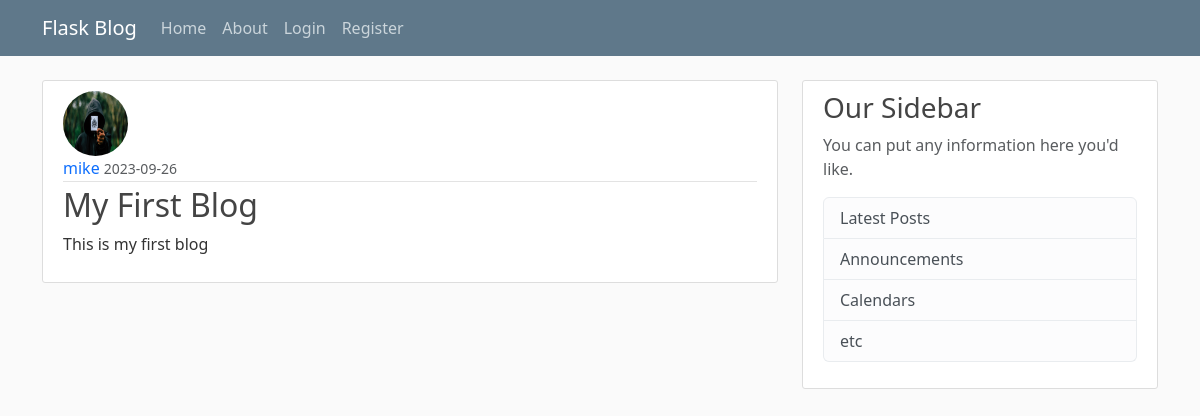
/post/1, run on the app's committed database.
### flaskblog/models.py (models this page shows, shortened)
class User(db.Model, UserMixin):
    id = db.Column(db.Integer, primary_key=True)
    username = db.Column(db.String(20), unique=True, nullable=False)
    email = db.Column(db.String(120), unique=True, nullable=False)
    image_file = db.Column(db.String(20), nullable=False, default="default.jpg")
    password = db.Column(db.String(60), nullable=False)
    posts = db.relationship("Post", backref="author", lazy=True)

class Post(db.Model):
    id = db.Column(db.Integer, primary_key=True)
    title = db.Column(db.String(100), nullable=False)
    date_posted = db.Column(db.DateTime, nullable=False, default=datetime.utcnow)
    content = db.Column(db.Text(), nullable=False)
    user_id = db.Column(db.Integer, db.ForeignKey('user.id'), nullable=False)

### flaskblog/routes.py (the view)
@app.route("/post/<int:post_id>")
def post(post_id):
    post = Post.query.get_or_404(post_id)
    return render_template("post.html", title=post.title, post=post)

### flaskblog/templates/post.html
{% extends 'base.html' %}
{% block content %}
    <article class="media content-section bg-gray-100">
        <img class="rounded-circle article-img"
            src="{{ url_for('static', filename='/profile_pics/' + post.author.image_file) }}"
            alt="profile pic">
        <div class="media-body">
            <div class="article-metadata">
                <a class="mr-2 text-decoration-none text-primary" href="#">{{ post.author.username }}</a>
                <small class="text-muted">{{ post.date_posted.strftime('%Y-%m-%d') }}</small>
            </div>
            <h2><a class="article-title text-decoration-none">{{ post.title }}</a></h2>
            <p class="article-content">{{ post.content }}</p>
        </div>
    </article>
{% endblock %}

### flaskblog/static/main.css (style rules this page uses)
body { background: #fafafa; color: #333333; margin-top: 5rem; }
h1, h2, h3, h4, h5, h6 { color: #444444; }
.content-section { background: #ffffff; padding: 10px 20px; border: 1px solid #dddddd; border-radius: 3px; margin-bottom: 20px; }
.article-title { color: #444444; }
.article-content { white-space: pre-line; }
.article-img { height: 65px; width: 65px; margin-right: 16px; }
.article-metadata { padding-bottom: 1px; margin-bottom: 4px; border-bottom: 1px solid #e3e3e3 }

### data on the page
User: image_file (placeholder picture), author.username "mike"
Post: date_posted "2023-09-26", title "My First Blog", content "This is my first blog"
